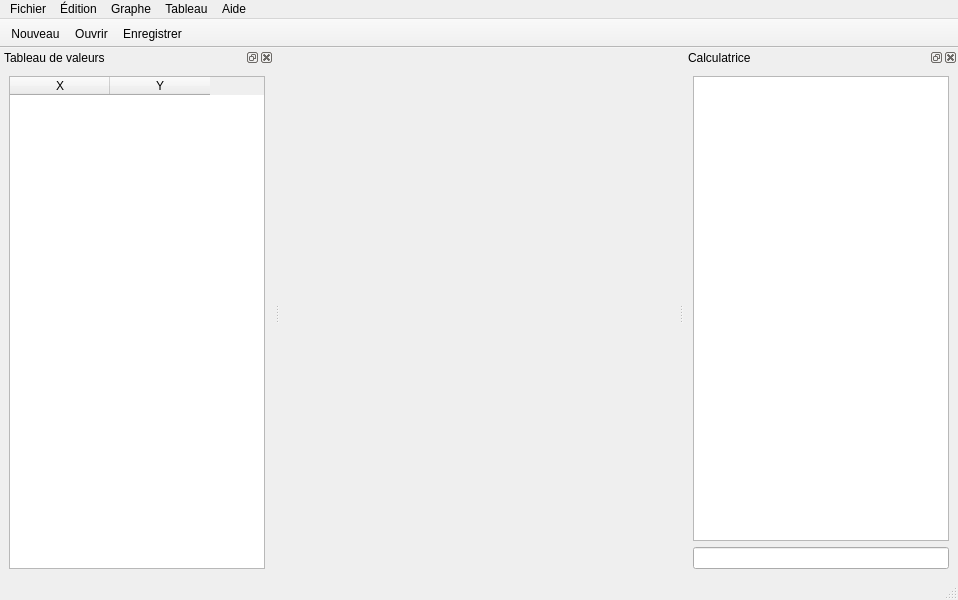
<?xml version="1.0" encoding="UTF-8"?>
<ui version="4.0">
 <class>MainWindow</class>
 <widget class="QMainWindow" name="MainWindow">
  <property name="geometry">
   <rect>
    <x>0</x>
    <y>0</y>
    <width>958</width>
    <height>600</height>
   </rect>
  </property>
  <property name="windowTitle">
   <string>MainWindow</string>
  </property>
  <widget class="QWidget" name="centralwidget"/>
  <widget class="QMenuBar" name="menubar">
   <property name="geometry">
    <rect>
     <x>0</x>
     <y>0</y>
     <width>958</width>
     <height>30</height>
    </rect>
   </property>
   <widget class="QMenu" name="menuFichier">
    <property name="title">
     <string>Fichier</string>
    </property>
    <addaction name="actionOuvrir"/>
    <addaction name="actionEnregistrer"/>
    <addaction name="actionEnregistrer_sous"/>
   </widget>
   <widget class="QMenu" name="menu_dition">
    <property name="title">
     <string>Édition</string>
    </property>
   </widget>
   <widget class="QMenu" name="menuGraphe">
    <property name="title">
     <string>Graphe</string>
    </property>
   </widget>
   <widget class="QMenu" name="menuTableau">
    <property name="title">
     <string>Tableau</string>
    </property>
    <addaction name="actionCharger_des_valeurs"/>
    <addaction name="actionExporter_des_valeurs"/>
    <addaction name="actionEffacer_toutes_les_valeurs"/>
   </widget>
   <widget class="QMenu" name="menuAide">
    <property name="title">
     <string>Aide</string>
    </property>
    <addaction name="actionA_propos"/>
   </widget>
   <addaction name="menuFichier"/>
   <addaction name="menu_dition"/>
   <addaction name="menuGraphe"/>
   <addaction name="menuTableau"/>
   <addaction name="menuAide"/>
  </widget>
  <widget class="QStatusBar" name="statusbar"/>
  <widget class="QDockWidget" name="dockWidget">
   <property name="windowTitle">
    <string>Tableau de valeurs</string>
   </property>
   <attribute name="dockWidgetArea">
    <number>1</number>
   </attribute>
   <widget class="QWidget" name="dockWidgetContents">
    <layout class="QVBoxLayout" name="verticalLayout">
     <item>
      <widget class="QTableWidget" name="tableWidget">
       <column>
        <property name="text">
         <string>X</string>
        </property>
       </column>
       <column>
        <property name="text">
         <string>Y</string>
        </property>
       </column>
      </widget>
     </item>
    </layout>
   </widget>
  </widget>
  <widget class="QDockWidget" name="dockWidget_2">
   <property name="windowTitle">
    <string>Calculatrice</string>
   </property>
   <attribute name="dockWidgetArea">
    <number>2</number>
   </attribute>
   <widget class="QWidget" name="dockWidgetContents_2">
    <layout class="QVBoxLayout" name="verticalLayout_2">
     <item>
      <widget class="QListView" name="listView">
       <property name="flow">
        <enum>QListView::Flow::TopToBottom</enum>
       </property>
      </widget>
     </item>
     <item>
      <widget class="QLineEdit" name="lineEdit"/>
     </item>
    </layout>
   </widget>
  </widget>
  <widget class="QToolBar" name="maintoolBar">
   <property name="windowTitle">
    <string>Barre d'outils principale</string>
   </property>
   <property name="movable">
    <bool>false</bool>
   </property>
   <property name="floatable">
    <bool>false</bool>
   </property>
   <attribute name="toolBarArea">
    <enum>TopToolBarArea</enum>
   </attribute>
   <attribute name="toolBarBreak">
    <bool>false</bool>
   </attribute>
   <addaction name="actionOuvrir"/>
   <addaction name="actionEnregistrer"/>
   <addaction name="actionEnregistrer_sous"/>
  </widget>
  <action name="actionA_propos">
   <property name="text">
    <string>A propos</string>
   </property>
  </action>
  <action name="actionCharger_des_valeurs">
   <property name="text">
    <string>Charger des valeurs</string>
   </property>
  </action>
  <action name="actionExporter_des_valeurs">
   <property name="text">
    <string>Exporter des valeurs</string>
   </property>
  </action>
  <action name="actionEffacer_toutes_les_valeurs">
   <property name="text">
    <string>Effacer toutes les valeurs</string>
   </property>
  </action>
  <action name="actionOuvrir">
   <property name="icon">
    <iconset theme="QIcon::ThemeIcon::ListAdd"/>
   </property>
   <property name="text">
    <string>Nouveau</string>
   </property>
  </action>
  <action name="actionEnregistrer">
   <property name="icon">
    <iconset theme="QIcon::ThemeIcon::FolderOpen"/>
   </property>
   <property name="text">
    <string>Ouvrir</string>
   </property>
  </action>
  <action name="actionEnregistrer_sous">
   <property name="icon">
    <iconset theme="QIcon::ThemeIcon::InputKeyboard"/>
   </property>
   <property name="text">
    <string>Enregistrer</string>
   </property>
  </action>
  <action name="actionOuvrirtoolbar">
   <property name="text">
    <string>Ouvrir</string>
   </property>
   <property name="toolTip">
    <string>Ouvre un fichier</string>
   </property>
   <property name="menuRole">
    <enum>QAction::MenuRole::NoRole</enum>
   </property>
  </action>
 </widget>
 <resources/>
 <connections/>
</ui>
